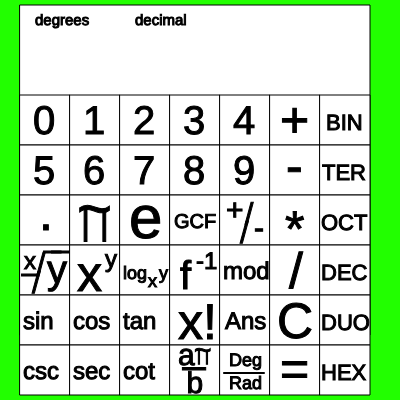
Frame 1 (no input)
Frame 60 (no input): identical to frame 1, image omitted
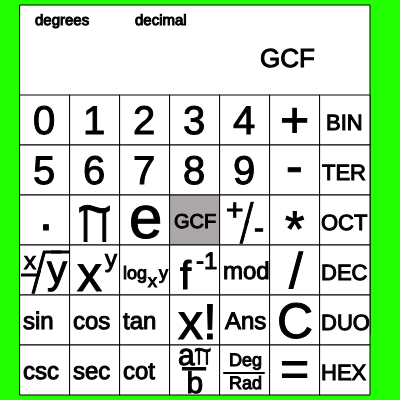
Frame 120 (the mouse pressed at the canvas centre since frame 60)

The p5.js sketch that drew these frames (run headless with seeded random() and noise() and a simulated clock; from frame 60 on, the mouse is pressed at the canvas centre):

// p5.js sketch
// ── sketch.js
/**
 * JavaScript Calculator by Ryan ODell
 * 
 * ~~~~~~~~~~~~~~~~~~~~~~~~~~~~~~~~~~~~~~~~~~~~~~
 * Functions and Instructions
 * 
 * This calculator features a number of functions, much like a normal scientific
 * calculator. They are explained below, but most buttons follow these rules:
 *      - The first number entered is 'x' and the second is 'y'.
 *      - The calculator button shows how these numbers are used.
 * 
 *  ~ Number Keys (0, 1, 2, 3, 4, 5, 6, 7, 8, 9)
 *      Used to enter numbers.
 * 
 *  ~ Addition, Subtraction, Multiplication, and Division (+, -, *, /)
 *      Adds, subtracts, multiplies, or divides the two numbers.
 * 
 *  ~ Equal Key (=)
 *      Performs the selected operation with the given numbers.
 * 
 *  ~ Decimal Key (.)
 *      The next number typed, and any numbers after that, will appear after the
 *          decimal.
 * 
 *  ~ Positive/Negative Key (+/-)
 *      Converts a positive number to a negative and vice versa.
 * 
 * ~ Degrees/Radians Key (Deg/Rad)
 *      Changes the mode from degrees to radians or from radians to degrees.
 * 
 *  ~ Clear Key (C)
 *      Clears all inputs.
 * 
 *  ~ Answer Key (Ans)
 *      Press after pressing the equal sign to use an answer as the input for
 *          another calculation. For example, 4 - 2 Ans + 1 will evaluate to 
 *          (4 - 2) + 1, or 3.
 * 
 *  ~ Modulus (mod)
 *      Divides the first number by the second and returns the remainder. For
 *          example, 4 mod 3 will give the remainder of 4/3, or 1.
 * 
 *  ~ Root (x root y)
 *      Takes the xth root of y. For example, 3 root 8 will calculate the cube
 *          root of 8, or 2.
 * 
 *  ~ Trig Functions (sin, cos, tan, csc, sec, cot)
 *      Performs the identified trig function on the number in degrees or radians, 
 *          depending on the current setting. For example, in degree mode, 90 sin will
 *          evaluate to the sin of 90 degrees, or 1.
 * 
 *  ~ Inverse Function Key (f ^ -1)
 *      Changes the trig function keys to their inverses. Inverse functions will output 
 *          in whichever mode the calculator is in. For example, in degree mode, 
 *          1 [f ^ -1] sin will evaluate to the inverse sin of 1, or 90 degrees.
 * 
 *  ~ Greatest Common Factor (GCF)
 *      Finds the greatest common factor between the two numbers. For example, 10 GCF 4
 *          will evaluate to 2.
 * 
 *  ~ Decimal to Fraction (Dec -> Frac)
 *  ** Appears in place of GCF button when a calculation is completed **
 *      Converts a result to a fraction, and vice versa. For example, 4 / 20 will evaluate
 *          to 0.2. Pressing [Dec -> Frac] will then convert 0.2 to 1 / 5.
 * 
 *  ~ Pi Functions (n pi, pi / n)
 *  ** Appear when the pi button is pressed **
 *      Allows the entering of fractions and multiples of pi. Most commonly used with trig
 *          functions. For example, in radian mode, pi [pi / n] 6 sin will evaluate to the
 *          sin of pi / 6 radians, or 0.5.
 * 
 *  ~ Factorial Function (x!)
 *      Calculates the factorial of the currently selected number. Because this function
 *          is based on the Gamma Function, positive whole numbers or decimals may be used
 *          as inputs. For example, 3 x! will evaluate to 3 x 2 x 1 or 6.
 * 
 *  ~ Radian-to-Pi Function (a pi / b)
 *      Converts the number to a fraction in terms of pi. For example, in radian mode, 
 *          0.5 [f ^ -1] sin will evaluate to the inverse sin of 0.5. Pressing [a pi / b]
 *          will convert this number into a fraction in terms of pi; in this case, pi / 3.
 * 
 * ~~~~~~~~~~~~~~~~~~~~~~~~~~~~~~~~~~~~~~~~~~~~~~
 * Version Log
 * 
 * v1.0.....03/01/2018.....Buttons
 * 
 * v2.0.....03/05/2018.....Add, Subtract, Multiply, or Divide two whole numbers
 *                         No decimals as of yet
 * v2.1.....03/05/2018.....Modulus, Exponents, and Logarithms
 * v2.2.....03/08/2018.....Positive/Negative and Roots
 * 
 * v3.0.....03/09/2018.....Decimals up to 3 places, rounded
 *                         "Answer" key to continue operations after result
 *                         Instruction manual
 * v3.1.....03/15/2018.....Sine, Cosine, Tangent, Cosecant, Secant, and Cotangent
 *                           functions
 *                         Full decimal functionality, with as many places as the 
 *                           calculator can fit
 * v3.2.....03/19/2018.....Added x and y variables which can be changed to move the
 *                           calculator
 *                         Fixed a problem where the calculator would freeze up if the
 *                           result was an error message
 *                         Added another row of buttons
 * 
 * v4.0.....03/20/2018.....Added a degrees-to-radians button to use with trig functions
 *                         Added a Greatest Common Factor function
 * v4.1.....03/21/2018.....Added a fraction-to-decimal button
 * v4.2.....03/22/2018.....Added pi functions for use with trig functions
 * v4.3.....03/26/2018.....Fixed trig functions to show when the function is undefined
 *                         Fixed inverse trig functions to show domain errors
 * v4.4.....03/26/2018.....Added a factorial function based on the Gamma Function
 * v4.5.....04/02/2018.....Added a rationalize function in terms of pi
 * v4.6.....09/04/2018.....Fixed radian-to-pi function to erase pi if there is an error
 * 
**/

//defining variables
var x = -30;
var y = -5;
var firstNum = "NaN";
var fNumDecimal = "NaN";
var secondNum = "NaN";
var sNumDecimal = "NaN";
var fDecCount = "NaN";
var sDecCount = "NaN";
var num = 1;
var operation = "none";
var result = "NaN";
var frac = "NaN";
var inverse = false;
var angle = "degrees";
var piButton = false;
var piMode = "NA";
var piCo = 1;
var piDen = 1;
var base = "DEC";

function setup() {
  // put setup code here
  createCanvas(400, 400);
}

//defining each function
var add = function(n1, n2) {
    return n1 + n2;
};
var subtract = function(n1, n2) {
    return n1 - n2;
};
var divide = function(n1, n2) {
    return n1 / n2;
};
var multiply = function(n1, n2) {
    return n1 * n2;
};
var power = function(n1, n2) {
    var tot = 1;
    if (n2 > 0) {
        for (var i = 0; i < n2; i++) {
            tot *= n1;
        }
    } else if (n2 < 0) {
        for (var i = 0; i < abs(n2); i++) {
            tot /= n1;
        }
    }
    return tot;
};
var root = function(n1, n2) {
    //return pow(n1, ( (log(n2) / log(n1)) / n1) );
    return pow(n1, 1/n2);
};
var logarithm = function(n1, n2) {
    return (log(n2) / log(n1));
};
var modulus = function(n1, n2) {
    return n1 % n2;
};
var sine = function(n) {
    return sin(n);
};
var cosine = function(n) {
    return cos(n);
};
var tangent = function(n) {
    return tan(n);
};
var cosecant = function(n) {
    return (1 / sin(n));
};
var secant = function(n) {
    return (1 / cos(n));
};
var cotangent = function(n) {
    return (1 / tan(n));
};
var invSine = function(n) {
    return asin(n);
};
var invCosine = function(n) {
    return acos(n);
};
var invTangent = function(n) {
    return atan(n);
};
var invCosecant = function(n) {
    return (1 / asin(n));
};
var invSecant = function(n) {
    return (1 / acos(n));
};
var invCotangent = function(n) {
    return (1 / atan(n));
};
var GCF = function(n1, n2) {
    var a = n1;
    var b = n2;
    
    while (a !== b) {
        if (a > b) {
            a -= b;
        } else {
            b -= a;
        }
        //println(a + " :: " + b);
    }
    return a;
};
var proximity = function(check, target, range) {
    var proximity = check % target;
    if (proximity < range || proximity > (target - range)) {
        return true;
    } else {
        return false;
    }
};
var decToFrac = function(n, pi) {
    var a = abs(n);
    var b = 1;
    if (a % 1 !== 0) {
        for (var i = 0; i < 4; i++) {
            if (floor(a) !== a) {
                a *= 10;
                b *= 10;
            }
            if (i === 0) {
                var aDec = a;
                var a2Dec = a*10;
                while (aDec >= 1) {
                    aDec --;
                }
                while (a2Dec >= 1) {
                    a2Dec --;
                }
                if (proximity(aDec, a2Dec, 0.01)) {
                    a = a - abs(n);
                    b = b - 1;
                    break;
                }
            }
        }
        a = round(a);
        b = round(b);
        /*
        if (a > 9999 || b > 9999) {
            while (a > 9999 || b > 9999) {
                a /= 10;
                b /= 10;
            }
            a = round(a);
            b = round(b);
        }
        //*/
        var d = GCF(a, b);
        a /= d;
        b /= d;
        
    }
    if (pi === false) {
        //if (textWidth((a + " / " + b)) > 250) {
        if (a > 99999999) {
            return ("Err:Overflow");
        } else {
            return (a + " / " + b);
        }
    } else if (pi === true) {
        if (a > 99 || b > 99) {
            return "Err:Overflow";
        } else {
            return (a + "      / " + b);
        }
    }
};
var factorial = function(n) {
    var x = n + 1;
    var factorial = sqrt((2*3.14159265)/x)*pow((1/2.7182818)*(x + (1 / ( 12*x - 1/(10*x)))), x);
    if (factorial > 999999999) {
        return ("Err:Overflow");
    } else {
        return factorial;
    }
};
var piRationals = function(n) {
    var num = n;
    var pi = 3.14159265;
    
    /*
    if (num > pi) {
        while (a * pi < num) {
            a ++;
        }
    } else if (num < pi) {
        while ((a*pi)/b > num) {
            b ++;
        }
    }
    */

    /*
    if (num % pi/2 <= 0.000003) {
        b = 2;
    } else if (num % pi/3 <= 0.000003) {
        b = 3;
    } else if (num % pi/4 <= 0.000003) {
        b = 4;
    } else if (num % pi/6 <= 0.000003) {
        b = 6;
    }
    */
    
    /*
    if (a > 99 || b > 99) {
        return "Err:Overflow";
    } else {
        return (a + "      / " + b);
    }
    //*/
    
    num /= pi;
    num = num.toFixed(8);
    return decToFrac(num, true);
};
var drawButton = function(x, y) {
    if (mouseX > x && mouseX < x+50 && mouseY > y && mouseY < y+50) {
        fill(173, 168, 168);
    } else {
        fill(255, 255, 255);
    }
    rect(x, y, 50, 50);
};
var buttonTest = function(x, y) {
    if (mouseX > x && mouseX < x+50 && mouseY > y && mouseY < y+50 && mouseIsPressed) {
        return true;
    } else {
        return false;
    }
};
var numSet = function(value) {
    if (piButton === true) {
        if (piMode === "co") {
            if (piCo === "NaN") {
                piCo = value;
            } else if (piCo !== "NaN" && piCo >= 0) {
                if (((piCo * 10) + value) <= 99) {
                    piCo *= 10;
                    piCo += value;
                }
            } else if (piCo !== "NaN" && piCo < 0) {
                if (((piCo * 10) - value) >= -99) {
                    piCo *= 10;
                    piCo -= value;
                } 
            }
        } else if (piMode === "den") {
            if (piDen === "NaN") {
                piDen = value;
            } else if (piDen !== "NaN" && piDen >= 0) {
                if (((piDen * 10) + value) <= 99) {
                    piDen *= 10;
                    piDen += value;
                }
            } else if (piDen !== "NaN" && piDen < 0) {
                if (((piDen * 10) - value) >= -99) {
                    piDen *= 10;
                    piDen -= value;
                }
            }
        }
    } else if (num === 1) {
        if (firstNum === "NaN" && fDecCount === "NaN") {
            firstNum = value;
        } else if (firstNum !== "NaN" && firstNum >= 0) {
            if (((firstNum * 10) + value) <= 99999999) {
                firstNum *= 10;
                firstNum += value;
                if (fDecCount !== "NaN") {
                    fDecCount ++;
                }
            }
        } else if (firstNum !== "NaN" && firstNum < 0) {
            if (((firstNum * 10) - value) >= -99999999) {
                firstNum *= 10;
                firstNum -= value;
                if (fDecCount !== "NaN") {
                    fDecCount ++;
                }
            } 
        }
    } else if (num === 2) {
        if (secondNum === "NaN" && sDecCount === "NaN") {
            secondNum = value;
        } else if (secondNum !== "NaN" && secondNum >= 0) {
            if (((secondNum * 10) + value) <= 99999999) {
                secondNum *= 10;
                secondNum += value;
                if (sDecCount !== "NaN") {
                    sDecCount ++;
                }
            }
        } else if (secondNum !== "NaN" && secondNum < 0) {
            if (((secondNum * 10) - value) >= -99999999) {
                secondNum *= 10;
                secondNum -= value;
                if (sDecCount !== "NaN") {
                    sDecCount ++;
                }
            }
        }
    }
};
var decimalCalc = function(num, numDec) {
    var number = num;
    for (var i = 0; i < numDec; i ++) {
        number /= 10;
    }
    return number;
};
var decimalCount = function(num) {
    var number = num;
    var digits = 1;
    var count = 0;
    
    if (abs(number) < 1) {
        digits = 0;
    } else {
        while (abs(number) > 10) {
            number /= 10;
            digits ++;
        }
    }
    
    number = abs(num);
    
    if (number === 1 || number === 0) {
        count = 0;
    } else {
        number = num;
        for (var c = 1; c < (8 - digits); c ++) {
            if (number * pow(10, count) !== ceil(number * pow(10, count))) {
                count ++;
            }
        }
    }
    
    return count;
};
var piCalc = function(co, den) {
    var num = co * 31415926;
    num /= den;
    num = decimalCalc(num, 7);
    return num;
};

function draw() {
  // put drawing code here
      background(34, 255, 0);
    
    //drawing the calculator
    stroke(0, 0, 0);
    fill(255, 255, 255);
    rect(50+x, 10+y, 350, 330);
    
    for (var i = 50+x; i < 400+x; i += 50) {
        for (var j = 100+y; j < 400+y; j += 50) {
            drawButton(i, j);
        }
    }
    
    fill(0, 0, 0);
    textSize(40);
    
    // number button text
    if (inverse === true && (base === "HEX" || base === "DUO")) {
        text("A", 63+x, 139+y);
    } else {
        text("0", 63+x, 139+y);
    }
    if (inverse === true && (base === "HEX" || base === "DUO")) {
        text("B", 113+x, 139+y);
    } else {
        text("1", 113+x, 139+y);
    } 
    if (inverse === true && base === "HEX") {
        text("C", 163+x, 139+y);
    } else {
        text("2", 163+x, 139+y);
    }
    if (inverse === true && base === "HEX") {
        text("D", 213+x, 139+y);
    } else {
        text("3", 213+x, 139+y);
    }
    if (inverse === true && base === "HEX") {
        text("E", 263+x, 139+y);
    } else {
        text("4", 263+x, 139+y);
    }
    if (inverse === true && base === "HEX") {
        text("F", 63+x, 189+y);
    } else {
        text("5", 63+x, 189+y);
    }
    text("6", 113+x, 189+y);
    text("7", 163+x, 189+y);
    text("8", 213+x, 189+y);
    text("9", 263+x, 189+y);
    
    // function buttons
    textSize(24);
    text("mod", 253+x, 284+y);
    text("sin", 53+x, 334+y);
    text("cos", 103+x, 334+y);
    text("tan", 153+x, 334+y);
    text("csc", 53+x, 384+y);
    text("sec", 103+x, 384+y);
    text("cot", 153+x, 384+y);
    text("Ans", 255+x, 334+y);
    text("-1", 226+x, 274+y);
    text("y", 135+x, 272+y);
    text("x", 54+x, 274+y);
    
    // number system buttons
    textSize(22);
    text("BIN", 356+x, 135+y);
    text("TER", 352+x, 185+y);
    text("OCT", 351+x, 235+y);
    text("DEC", 351+x, 285+y);
    text("DUO", 351+x, 335+y);
    text("HEX", 351+x, 385+y);
    
    textSize(20);
    if (result === "NaN") {
        text("GCF", 204+x, 233+y);
    } else {
        textSize(18);
        text("Dec", 209+x, 216+y);
        text("__", 216+x, 224+y);
        text(">", 228+x, 233+y);
        text("Frac", 208+x, 246+y);
    }
    
    textSize(18);
    text("log", 153+x, 284+y);
    text("x", 178+x, 292+y);
    text("y", 189+x, 284+y);
    text("Deg", 259+x, 371+y);
    text("____", 254+x, 375+y);
    text("Rad", 259+x, 394+y);
    if (inverse === true) {
        text("-1", 82+x, 320+y);
        text("-1", 132+x, 320+y);
        text("-1", 182+x, 320+y);
        text("-1", 82+x, 370+y);
        text("-1", 132+x, 370+y);
        text("-1", 182+x, 370+y);
    }
    
    textSize(30);
    text("+", 256+x, 225+y);
    text("/", 275+x, 229+y);
    text("/", 270+x, 248+y);
    text("-", 284+x, 243+y);
    text("/", 62+x, 298+y);
    text("/", 67+x, 279+y);
    text("_", 74+x, 252+y);
    text("_", 82+x, 252+y);
    text("_", 52+x, 275+y);
    text("~", 224+x, 365+y);
    text("b", 216.5+x, 398+y);
    text("a", 208+x, 370+y);
    
    textSize(15);
    text("| |", 227+x, 366+y);
    
    textSize(40);
    text("y", 77+x, 288+y);
    text("f", 210+x, 294+y);
    text("_", 213+x, 367+y);
    
    textSize(60);
    text("~", 107+x, 234+y);
    text("e", 159+x, 243+y);
    
    textSize(35);
    text("| |", 111+x, 239+y);
    
    if (piButton === true) {
        textSize(40);
        text("~", 322+x, 234+y);
        text("n", 302+x, 244+y);
        text("_", 313+x, 268+y);
        textSize(30);
        text("~", 316+x, 267+y);
        text("n", 316.5+x, 295+y);
        textSize(23);
        text("| |", 324.5+x, 238+y);
        textSize(15);
        text("| |", 319+x, 268+y);
    } else {
        textSize(50);
        text("*", 315+x, 251+y);
        text("/", 319+x, 293+y);
    }
    
    textSize(50);
    text("x", 107+x, 296+y);
    text("+", 310+x, 142+y);
    text("-", 316+x, 188+y);
    text(".", 69+x, 235+y);
    text("C", 307+x, 343+y);
    text("=", 310+x, 391+y);
    text("x!", 208+x, 344+y);
    
    // display
    if (firstNum !== "NaN" && secondNum === "NaN") {
        if (piMode !== "NA") {
            textSize(80);
            text("~", 116+x, 67+y);
            textSize(48);
            text("| |", 121+x, 76+y);
            if (piCo !== "NaN") {
                text(piCo, 55+x, 80+y);
            }
            if (piDen !== "NaN") {
                text("/  " + piDen, 175+x, 80+y);
            }
        } else if (fDecCount !== "NaN") {
            text(decimalCalc(firstNum, fDecCount).toFixed(fDecCount), 55+x, 80+y);
        } else {
            text(firstNum, 55+x, 80+y);
        }
    }
    if (operation !== "none" && secondNum === "NaN") {
        if (operation === "add") {
            text("+", 309+x, 80+y);
        }
        if (operation === "sub") {
            text("-", 315+x, 75+y);
        }
        if (operation === "mlt") {
            text("*", 315+x, 88+y);
        }
        if (operation === "div") {
            text("/", 318+x, 83+y);
        }
        if (operation === "mod") {
            textSize(30);
            text("mod", 288+x, 72+y);
        }
        if (operation === "pow") {
            text("^", 314+x, 78+y);
        }
        if (operation === "log") {
            textSize(30);
            text("log", 299+x, 75+y);
        }
        if (operation === "root") {
            textSize(40);
            text("/", 300+x, 88+y);
            text("/", 305+x, 69+y);
            text("_", 315+x, 34+y);
            text("_", 325+x, 34+y);
            text("_", 285+x, 60+y);
        }
        if (operation === "GCF") {
            textSize(26);
            text("GCF", 290+x, 72+y);
        }
    }
    if (secondNum !== "NaN" && result === "NaN") {
        if (sDecCount !== "NaN") {
            text(decimalCalc(secondNum, sDecCount).toFixed(sDecCount), 55+x, 80+y);
        } else {
            text(secondNum, 55+x, 80+y);
        }
    }
    if (result !== "NaN" && frac === "NaN" && piMode !== "Rational") {
        if (typeof result === "number") {
            text(result.toFixed(decimalCount(result)), 55+x, 80+y);
            text("=", 315+x, 80+y);
        } else {
            text(result, 55+x, 80+y);
        }
    }
    if (frac !== "NaN") {
        text(frac, 55+x, 80+y);
    }
    if (piMode === "Rational") {
        text(result, 55+x, 80+y);
        textSize(80);
        text("~", 116+x, 67+y);
        textSize(48);
        text("| |", 121+x, 76+y);
    }
    
    textSize(15);
    text(angle, 65+x, 30+y);
    
    if (base === "BIN") {
        text("binary", 165+x, 30+y);
    } else if (base === "TER") {
        text("ternary", 165+x, 30+y);
    } else if (base === "OCT") {
        text("octal", 165+x, 30+y);
    } else if (base === "DEC") {
        text("decimal", 165+x, 30+y);
    } else if (base === "DUO") {
        text("duodecimal", 165+x, 30+y);
    } else if (base === "HEX") {
        text("hexadecimal", 165+x, 30+y);
    }
    
    /*
    //debug
    textSize(20);
    text(firstNum, 255, 59);
    text(secondNum, 255, 89);
    text(result, 325, 59);
    text(secondNum < 0, 325, 89);
    text((mouseX-x)+" , "+(mouseY-y), 5+mouseX, 5+mouseY);
    //*/
}

function mousePressed() {
    // number button functions
    if (buttonTest(50+x, 100+y) === true) {
        numSet(0);
    }
    if (buttonTest(100+x, 100+y) === true) {
        numSet(1);
    }
    if (buttonTest(150+x, 100+y) === true) {
        numSet(2);
    }
    if (buttonTest(200+x, 100+y) === true) {
        numSet(3);
    }
    if (buttonTest(250+x, 100+y) === true) {
        numSet(4);
    }
    if (buttonTest(50+x, 150+y) === true) {
        numSet(5);
    }
    if (buttonTest(100+x, 150+y) === true) {
        numSet(6);
    }
    if (buttonTest(150+x, 150+y) === true) {
        numSet(7);
    }
    if (buttonTest(200+x, 150+y) === true) {
        numSet(8);
    }
    if (buttonTest(250+x, 150+y) === true) {
        numSet(9);
    }
    
    // decimal button function
    if (buttonTest(50+x, 200+y) === true) {
        if (num === 1 && fDecCount === "NaN") {
            fDecCount = 0;
        }
        if (num === 2 && sDecCount === "NaN") {
            sDecCount = 0;
        }
    }
    
    // negative/positive button function
    if (buttonTest(250+x, 200+y) === true) {
        if (num === 1 && firstNum !== "NaN") {
            firstNum *= -1;
        } else if (num === 2 && secondNum !== "NaN") {
            secondNum *= -1;
        }
    }
    
    // Degrees to Radians button function
    if (buttonTest(250+x, 350+y) === true) {
        if (angle === "degrees") {
            angle = "radians";
        } else if (angle === "radians") {
            angle = "degrees";
        }
    }
    
    // operation button functions
    if (buttonTest(300+x, 100+y) === true) {
        operation = "add";
        num = 2;
        piButton = false;
    }
    if (buttonTest(300+x, 150+y) === true) {
        operation = "sub";
        num = 2;
        piButton = false;
    }
    if (buttonTest(300+x, 200+y) === true) {
        operation = "mlt";
        if (piButton === false) {
            num = 2;
        } else {
            piMode = "co";
        }
    }
    if (buttonTest(300+x, 250+y) === true) {
        operation = "div";
        if (piButton === false) {
            num = 2;
        } else {
            piMode = "den";
        }
    }
    if (buttonTest(250+x, 250+y) === true) {
        operation = "mod";
        num = 2;
        piButton = false;
    }
    if (buttonTest(100+x, 250+y) === true) {
        operation = "pow";
        num = 2;
        piButton = false;
    }
    if (buttonTest(150+x, 250+y) === true) {
        operation = "log";
        num = 2;
        piButton = false;
    }
    if (buttonTest(50+x, 250+y) === true) {
        operation = "root";
        num = 2;
    }
    if (buttonTest(200+x, 200+y) === true) {
        if (result === "NaN") {
            operation = "GCF";
            num = 2;
            piButton = false;
        } else {
            if (frac === "NaN") {
                frac = decToFrac(result, false);
            } else {
                frac = "NaN";
            }
        }
    }
    if (buttonTest(200+x, 300+y) === true) {
        if (num === 1) {
            firstNum = decimalCalc(firstNum, fDecCount);
            firstNum = factorial(firstNum);
            fDecCount = 0;
        } else if (num === 2) {
            secondNum = decimalCalc(secondNum, sDecCount);
            secondNum = factorial(secondNum);
            fDecCount = 0;
        }
    }
    if (buttonTest(200+x, 350+y) === true) {
        if (num === 1) {
            firstNum = decimalCalc(firstNum, fDecCount);
            num = 2;
            secondNum = 0;
            sDecCount = 0;
            result = piRationals(firstNum);
            if (result !== "Err:Overflow") {
                piMode = "Rational";
            }
        } else if (num === 2 && result === "NaN") {
            secondNum = decimalCalc(secondNum, sDecCount);
            sDecCount = 0;
            result = piRationals(secondNum);
            if (result !== "Err:Overflow") {
                piMode = "Rational";
            }
        }else if (result !== "NaN") {
            result = piRationals(result);
            if (result !== "Err:Overflow") {
                piMode = "Rational";
            }
        }
    }
    
    // constant keys
    if (buttonTest(100+x, 200+y) === true) {
        if (num === 1) {
            firstNum = 31415926;
            fDecCount = 7;
            piButton = true;
        } else if (num === 2) {
            secondNum = 31415926;
            sDecCount = 7;
        }
    }
    if (buttonTest(150+x, 200+y) === true) {
        if (num === 1) {
            firstNum = 27182818;
            fDecCount = 7;
        } else if (num === 2) {
            secondNum = 27182818;
            sDecCount = 7;
        }
    }
    
    // trig functions
    if (buttonTest(50+x, 300+y) === true) {
        firstNum = decimalCalc(firstNum, fDecCount);
        if (piButton === true) {
            if (piCo !== "NaN") {
                if (piDen !== "NaN") {
                    firstNum = piCalc(piCo, piDen);
                } else {
                    firstNum = piCalc(piCo, 1);
                }
            } else {
                if (piDen !== "NaN") {
                    firstNum = piCalc(1, piDen);
                } else {
                    firstNum = piCalc(1, 1);
                }
            }
        }
        if (inverse === true) {
            num = 2;
            secondNum = 0;
            if (-1 <= firstNum && firstNum <= 1) {
                result = invSine(firstNum);
                if (angle === "radians") {
                    result = radians(result);
                }
            } else {
                result = "Err: Domain";
            }
        } else {
            if (angle === "radians") {
                firstNum = degrees(firstNum);
            }
            num = 2;
            secondNum = 0;
            result = sine(firstNum);
        }
    }
    if (buttonTest(100+x, 300+y) === true) {
        firstNum = decimalCalc(firstNum, fDecCount);
        if (piButton === true) {
            if (piCo !== "NaN") {
                if (piDen !== "NaN") {
                    firstNum = piCalc(piCo, piDen);
                } else {
                    firstNum = piCalc(piCo, 1);
                }
            } else {
                if (piDen !== "NaN") {
                    firstNum = piCalc(1, piDen);
                } else {
                    firstNum = piCalc(1, 1);
                }
            }
        }
        if (inverse === true) {
            num = 2;
            secondNum = 0;
            if (-1 <= firstNum && firstNum <= 1) {
                result = invCosine(firstNum);
                if (angle === "radians") {
                    result = radians(result);
                }
            } else {
                result = "Err: Domain";
            }
        } else {
            if (angle === "radians") {
                firstNum = degrees(firstNum);
            }
            num = 2;
            secondNum = 0;
            result = cosine(firstNum);
        }
    }
    if (buttonTest(150+x, 300+y) === true) {
        firstNum = decimalCalc(firstNum, fDecCount);
        if (piButton === true) {
            if (piCo !== "NaN") {
                if (piDen !== "NaN") {
                    firstNum = piCalc(piCo, piDen);
                } else {
                    firstNum = piCalc(piCo, 1);
                }
            } else {
                if (piDen !== "NaN") {
                    firstNum = piCalc(1, piDen);
                } else {
                    firstNum = piCalc(1, 1);
                }
            }
        }
        if (inverse === true) {
            num = 2;
            secondNum = 0;
            result = invTangent(firstNum);
            if (angle === "radians") {
                result = radians(result);
            }
        } else {
            if (angle === "radians") {
                firstNum = degrees(firstNum);
            }
            num = 2;
            secondNum = 0;
            if (firstNum % 90 !== 0) {
                result = tangent(firstNum);
            } else {
                result = "Undefined";
            }
        }
    }
    if (buttonTest(50+x, 350+y) === true) {
        firstNum = decimalCalc(firstNum, fDecCount);
        if (piButton === true) {
            if (piCo !== "NaN") {
                if (piDen !== "NaN") {
                    firstNum = piCalc(piCo, piDen);
                } else {
                    firstNum = piCalc(piCo, 1);
                }
            } else {
                if (piDen !== "NaN") {
                    firstNum = piCalc(1, piDen);
                } else {
                    firstNum = piCalc(1, 1);
                }
            }
        }
        if (inverse === true) {
            num = 2;
            secondNum = 0;
            if (-1 < firstNum && firstNum < 1) {
                result = "Err: Domain";
            } else {
                result = invCosecant(firstNum);
                if (angle === "radians") {
                    result = radians(result);
                }
            }
        } else {
            if (angle === "radians") {
                firstNum = degrees(firstNum);
            }
            num = 2;
            secondNum = 0;
            if (round(firstNum) % 180 !== 0) {
                result = cosecant(firstNum);
            } else {
                result = "Undefined";
            }
        }
    }
    if (buttonTest(100+x, 350+y) === true) {
        firstNum = decimalCalc(firstNum, fDecCount);
        if (piButton === true) {
            if (piCo !== "NaN") {
                if (piDen !== "NaN") {
                    firstNum = piCalc(piCo, piDen);
                } else {
                    firstNum = piCalc(piCo, 1);
                }
            } else {
                if (piDen !== "NaN") {
                    firstNum = piCalc(1, piDen);
                } else {
                    firstNum = piCalc(1, 1);
                }
            }
        }
        if (inverse === true) {
            num = 2;
            secondNum = 0;
            if (-1 < firstNum && firstNum < 1) {
                result = "Err: Domain";
            } else {
                result = invSecant(firstNum);
                if (angle === "radians") {
                    result = radians(result);
                }
            }
        } else {
            if (angle === "radians") {
                firstNum = degrees(firstNum);
            }
            num = 2;
            secondNum = 0;
            if (round(firstNum) % 90 !== 0) {
                result = secant(firstNum);
            } else {
                result = "Undefined";
            }
        }
    }
    if (buttonTest(150+x, 350+y) === true) {
        firstNum = decimalCalc(firstNum, fDecCount);
        if (piButton === true) {
            if (piCo !== "NaN") {
                if (piDen !== "NaN") {
                    firstNum = piCalc(piCo, piDen);
                } else {
                    firstNum = piCalc(piCo, 1);
                }
            } else {
                if (piDen !== "NaN") {
                    firstNum = piCalc(1, piDen);
                } else {
                    firstNum = piCalc(1, 1);
                }
            }
        }
        if (inverse === true) {
            num = 2;
            secondNum = 0;
            result = invCotangent(firstNum);
            if (angle === "radians") {
                result = radians(result);
            }
        } else {
            if (angle === "radians") {
                firstNum = degrees(firstNum);
            }
            num = 2;
            secondNum = 0;
            if (round(firstNum) % 180 !== 0) {
                result = cotangent(firstNum);
            } else {
                result = "Undefined";
            }
        }
    }
    if (buttonTest(200+x, 250+y) === true) {
        if (inverse === true) {
            inverse = false;
        } else if (inverse === false) {
            inverse = true;
        }
    }
    
    // equal button function
    if (buttonTest(300+x, 350+y) === true && ((firstNum !== "NaN" && secondNum !== "NaN") || piButton === true)) {
        firstNum = decimalCalc(firstNum, fDecCount);
        secondNum = decimalCalc(secondNum, sDecCount);
        
        if (piButton === true) {
            firstNum = 0;
            secondNum = 0;
            if (piCo !== "NaN") {
                if (piDen !== "NaN") {
                    result = piCalc(piCo, piDen);
                } else {
                    result = piCalc(piCo, 1);
                }
            } else {
                if (piDen !== "NaN") {
                    result = piCalc(1, piDen);
                } else {
                    result = piCalc(1, 1);
                }
            }
        } else if (operation === "add") {
            result = add(firstNum, secondNum);
            if (result > 999999999 || result < -999999999) {
                result = "Err:Overflow";
            }
        } else if (operation === "sub") {
            result = subtract(firstNum, secondNum);
            if (result > 999999999 || result < -999999999) {
                result = "Err:Overflow";
            }
        } else if (operation === "mlt") {
            result = multiply(firstNum, secondNum);
            if (result > 999999999 || result < -999999999) {
                result = "Err:Overflow";
            }
        } else if (operation === "div") {
            if (secondNum === 0) {
                result = "Err: Div By 0";
            } else {
                result = divide(firstNum, secondNum);
                if (result > 999999999 || result < -999999999) {
                    result = "Err:Overflow";
                }
            }
        } else if (operation === "mod") {
            if (secondNum === 0) {
                result = "Err: Div By 0";
            } else {
                result = modulus(firstNum, secondNum);
                if (result > 999999999 || result < -999999999) {
                    result = "Err:Overflow";
                }
            }
        } else if (operation === "pow") {
            result = power(firstNum, secondNum);
            if (result > 999999999 || result < -999999999) {
                result = "Err:Overflow";
            }
        } else if (operation === "log") {
            if (firstNum <= 0) {
                //result = "Err: Op Failed";
            } else {
                result = logarithm(firstNum, secondNum);
                if (result > 999999999 || result < -999999999) {
                    result = "Err:Overflow";
                }
            }
        } else if (operation === "root") {
            if (/*firstNum % 2 === 0 && */secondNum < 0) {
                result = "Err:Imagnry";
            } else {
                result = root(secondNum, firstNum);
                if (result > 999999999 || result < -999999999) {
                    result = "Err:Overflow";
                }
            }
        } else if (operation === "GCF") {
            if (firstNum === 0 || secondNum === 0) {
                result = "Err: Div by 0";
            } else if (firstNum < 0 || secondNum < 0) {
                result = "Err:Negative";
            } else if (firstNum % 1 !== 0 || secondNum % 1 !== 0) {
                result = "No Cmn Fctr";
            } else {
                result = GCF(firstNum, secondNum);
                if (result > 999999999 || result < -999999999) {
                    result = "Err:Overflow";
                }
                if (result === 1) {
                    result = "No Cmn Fct";
                }
            }
        }
    }
    
    // number system button functions
    if (buttonTest(350+x, 100+y) === true) {
        base = "BIN";
    }
    if (buttonTest(350+x, 150+y) === true) {
        base = "TER";
    }
    if (buttonTest(350+x, 200+y) === true) {
        base = "OCT";
    }
    if (buttonTest(350+x, 250+y) === true) {
        base = "DEC";
    }
    if (buttonTest(350+x, 300+y) === true) {
        base = "DUO";
    }
    if (buttonTest(350+x, 350+y) === true) {
        base = "HEX";
    }
    
    // answer button function
    if (buttonTest(250+x, 300+y) === true) {
        if (result !== "NaN") {
            firstNum = result;
            fNumDecimal = "NaN";
            fDecCount = "NaN";
            secondNum = "NaN";
            sNumDecimal = "NaN";
            sDecCount = "NaN";
            operation = "none";
            result = "NaN";
            frac = "NaN";
            piMode = "NA";
            piCo = "NaN";
            piDen = "NaN";
            inverse = false;
            num = 1;
            piButton = false;
        }
    }
    
    // clear button function
    if (buttonTest(300+x, 300+y) === true) {
        firstNum = "NaN";
        fNumDecimal = "NaN";
        fDecCount = "NaN";
        secondNum = "NaN";
        sNumDecimal = "NaN";
        sDecCount = "NaN";
        operation = "none";
        result = "NaN";
        frac = "NaN";
        piMode = "NA";
        piCo = "NaN";
        piDen = "NaN";
        inverse = false;
        num = 1;
        piButton = false;
    }
};
